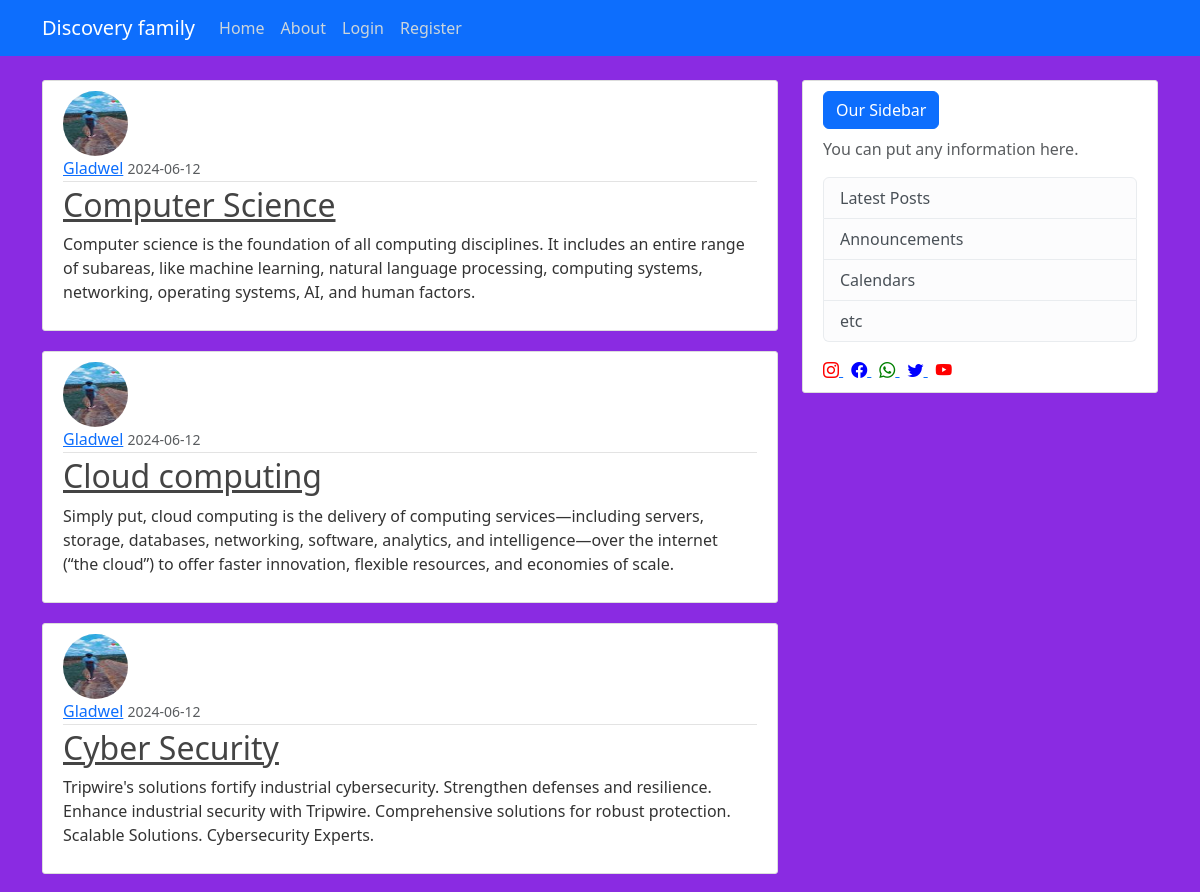
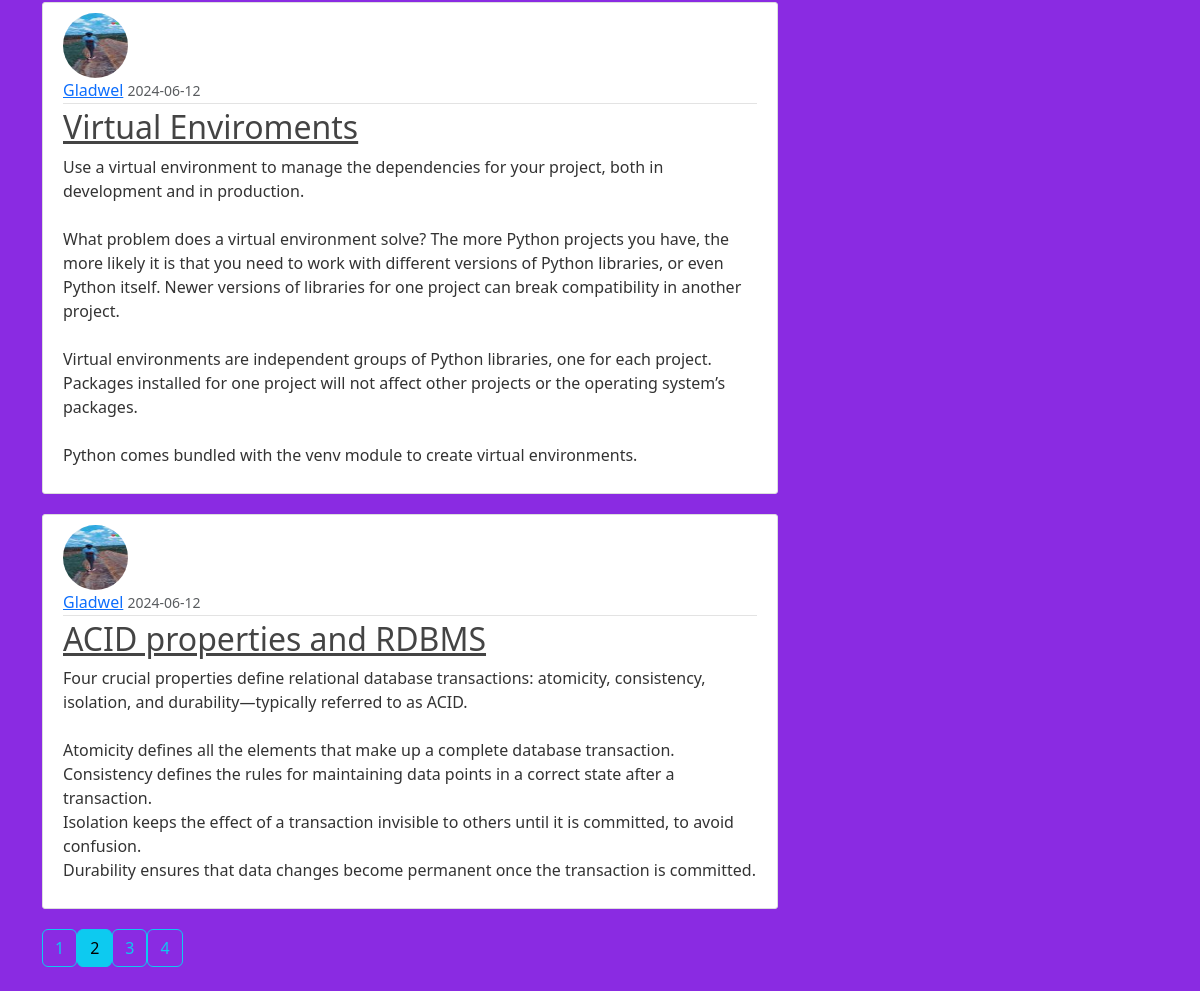
Screenshot of /?page=2 with the database file from the repository (2 pictures, top to bottom).
### app/models.py (models this page shows, shortened)
class Post(db.Model):
    id = db.Column(db.Integer, primary_key=True)
    title = db.Column(db.String(100), nullable=False)
    content = db.Column(db.Text, nullable=False)
    date_posted = db.Column(db.DateTime, nullable=False, default=datetime.utcnow)
    user_id = db.Column(db.Integer, db.ForeignKey('user.id'), nullable=False)

class User(db.Model, UserMixin):
    id = db.Column(db.Integer, primary_key=True)
    username = db.Column(db.String(12), unique=True, nullable=False)
    email = db.Column(db.String(120), unique=True, nullable=False)
    image_file = db.Column(db.String(20), nullable=False, default='default.jpeg')
    password = db.Column(db.String(60), nullable=False)
    posts = db.relationship('Post', backref='author', lazy=True)

### app/route.py (the view)
@app.route("/")
def home():
    page = request.args.get('page', 1, type=int)
    posts = Post.query.order_by(Post.date_posted.desc()).paginate(page=page, per_page=5)
    return render_template("home.html", posts=posts)

### app/templates/home.html (shortened to what this page needs)
{% extends "base.html" %}
{% block content %}
{% for post in posts.items %}
<article class="media content-section">
  <img
    class="rounded-circle article-img"
    src="{{ url_for('static', filename='profile_pics/' + post.author.image_file) }}"
    alt="{{ post.author.username }}"
  />
  <div class="media-body">
    <div class="article-metadata">
      <a class="mr-2" href="{{ url_for('user_posts',username=post.author.username) }}">{{ post.author.username }}</a>
      <small class="text-muted">{{ post.date_posted.strftime('%Y-%m-%d') }}</small>
    </div>
    <h2><a class="article-title" href="{{ url_for('post', post_id=post.id) }}">{{ post.title }}</a></h2>
    <p class="article-content">{{ post.content }}</p>
  </div>
</article>
{% endfor %}
<div class="pagination">
  {% for page_num in posts.iter_pages() %}
    {% if page_num %}
    {% if posts.page ==page_num %}
    <a class="btn btn-info mb-4" href="{{ url_for('home', page=page_num) }}">{{ page_num }}</a>
    {% else %}
    <a class="btn btn-outline-info mb-4" href="{{ url_for('home', page=page_num) }}">{{ page_num }}</a>
    {% endif %}
      {% else %}
      ...
    {% endif %}
  {% endfor %}
</div>
{% endblock %}

### app/static/main.css (style rules this page uses)
body { background: #fafafa; color: #333333; margin-top: 5rem; }
h1, h2, h3, h4, h5, h6 { color: #444444; }
.content-section { background: #ffffff; padding: 10px 20px; border: 1px solid #dddddd; border-radius: 3px; margin-bottom: 20px; }
.article-title { color: #444444; }
.article-content { white-space: pre-line; }
.article-img { height: 65px; width: 65px; margin-right: 16px; }
.article-metadata { padding-bottom: 1px; margin-bottom: 4px; border-bottom: 1px solid #e3e3e3 }

### app/templates/home.html (style rules this page uses)
body { background-color: blueviolet; }

### rows the page displays
Post: image_file (picture), author.username "Gladwel", date_posted "2024-06-12", title "Computer Science", content "Computer science is the foundation of all computing disciplines. It includes an entire range of subareas, like machine learning, natural language processing, computing systems, networking, operating systems, AI, and human factors."
Post: image_file (picture), author.username "Gladwel", date_posted "2024-06-12", title "Cloud computing", content "Simply put, cloud computing is the delivery of computing services—including servers, storage, databases, networking, software, analytics, and intelligence—over the internet (“the cloud”) to offer faster innovation, flexible resources, and economies of scale."
Post: image_file (picture), author.username "Gladwel", date_posted "2024-06-12", title "Cyber Security", content "Tripwire's solutions fortify industrial cybersecurity. Strengthen defenses and resilience. Enhance industrial security with Tripwire. Comprehensive solutions for robust protection. Scalable Solutions. Cybersecurity Experts."
Post: image_file (picture), author.username "Gladwel", date_posted "2024-06-12", title "Virtual Enviroments", content "Use a virtual environment to manage the dependencies for your project, both in development and in production. What problem does a virtual environment solve? The more Python projects you have, the more likely it is that you need to work with different versions of Python libraries, or even Python itself. Newer versions of libraries for one project can break compatibility in another project. Virtual environments are independent groups of Python libraries, one for each project. Packages installed for one project will not affect other projects or the operating system’s packages. Python comes bundled with the venv module to create virtual environments."
Post: image_file (picture), author.username "Gladwel", date_posted "2024-06-12", title "ACID properties and RDBMS", content "Four crucial properties define relational database transactions: atomicity, consistency, isolation, and durability—typically referred to as ACID. Atomicity defines all the elements that make up a complete database transaction. Consistency defines the rules for maintaining data points in a correct state after a transaction. Isolation keeps the effect of a transaction invisible to others until it is committed, to avoid confusion. Durability ensures that data changes become permanent once the transaction is committed."

### other values shown
{{ page_num }} "1" "3" "4"
{{ page_num }} "2"
